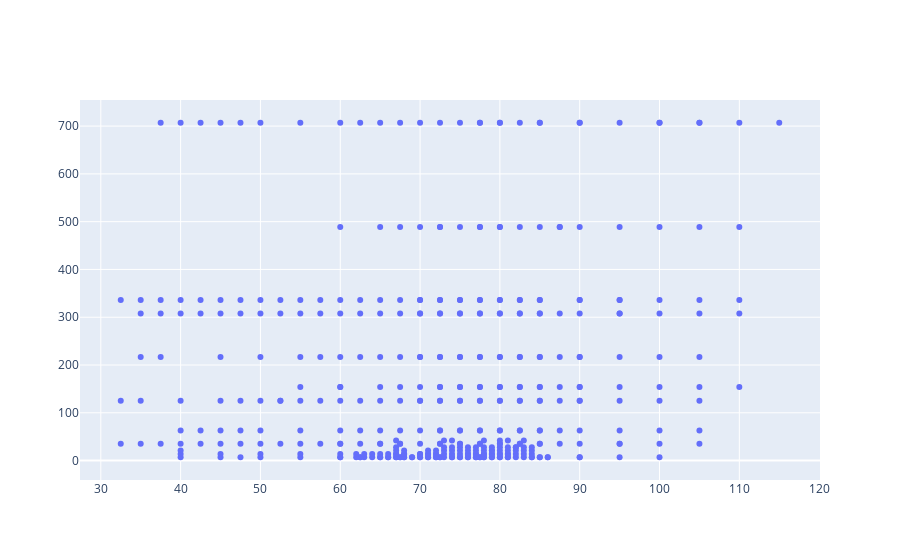

The notebook cell saved with this chart:
### Markdown cell above
### 5.2.1 - Linear interpolation
There are several ways one can interpolate "linearly". One method is to compute (using some other method, possibly also interpolation) implied volatility along a line of fixed time to expiry, then to perform linear interpolation between the slices. One can show (for instance in [this paper](https://papers.ssrn.com/sol3/papers.cfm?abstract_id=2175001) by Fabien Le Floc'h) that linear interpolation is not guaranteed to avoid an arbitrage, which is one reason why it may be unwise to use linear interpolations between slices. We aren't going to use exactly this approach, but it is entirely possible that our method will lead to a volatility surface containing an arbitrage for similar reasons.

One linear interpolation method is bilinear interpolation, where one applies a linear interpolation vertically to form lines covering the region, then horizontally to cover the full region. If we have values that are not regularly spaced in a grid it's not clear how one should extend this, (although there are some packages that allow for irregular grids. One such pckage in R is akima which is based on [this paper](https://dl.acm.org/doi/10.1145/355780.355786) by Hiroshi Akima). In Python, SciPy has several "linear" interpolation functions that can be used on irregular grids which we will make use of. One can see the benefits of a function that works for irregular grids by looking at the set of options we have information for.

### Code cell
fig = go.Figure(data = go.Scatter(x=valid_options["strike"], y=valid_options["DTE"], mode="markers"))
iplot(fig)

### Figure 1 — Plotly figure (JSON) as saved in the notebook; plotly's stock layout.template omitted (floating-point values rounded to 4 significant figures; data arrays with more than 128 entries replaced by an {"elided": "..."} marker saying what was removed)
{"data": [{"mode": "markers", "x": {"elided": "415 float values"}, "y": {"elided": "415 int values"}, "type": "scatter"}], "layout": {}}
